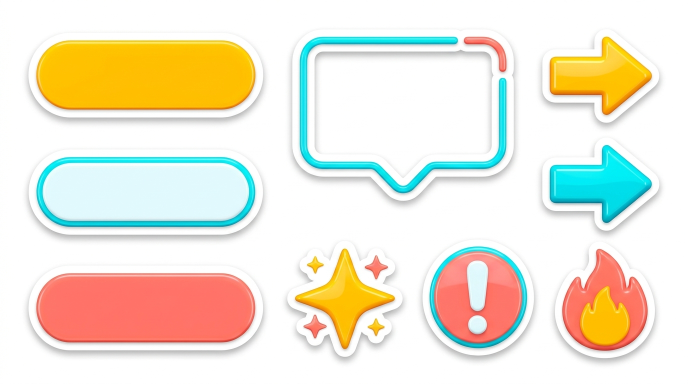
#> input picture 02_Assets/capcut_3d_assets_sheet_master.jpg, 1376 x 768 px, found by its file name (shown at 1/2 size)
$ python slice_capcut_stickers.py
#> lines starting #> are read from the running program, lines starting #| are printed output that depends on the picture
"""
Script to slice, background-remove, and catalog 3D CapCut-style sticker elements.
"""
from pathlib import Path
from PIL import Image
import numpy as np
import cv2
import rembg

BASE_DIR = Path(__file__).resolve().parent.parent
ASSETS_DIR = BASE_DIR / "02_Assets"
STICKERS_DIR = ASSETS_DIR / "Stickers_Memes"

STICKERS_DIR.mkdir(parents=True, exist_ok=True)

def process_sticker_sheet(sheet_path: Path):
    img = Image.open(sheet_path)
#> img is the input picture: PIL image 1376x768 RGB; mean R, G, B 237.7, 230.7, 213.8
    boxes = {
        'plate_banner_yellow_3d': (20, 30, 560, 260),
        'plate_banner_cyan_3d': (20, 260, 560, 480),
        'plate_banner_coral_3d': (20, 480, 560, 740),
        'frame_tech_callout_3d': (550, 30, 1050, 420),
        'arrow_pointer_yellow_3d': (1050, 30, 1360, 260),
        'arrow_pointer_cyan_3d': (1050, 260, 1360, 480),
        'accent_sparkle_star_3d': (550, 420, 810, 740),
        'badge_exclamation_alert_3d': (810, 420, 1070, 740),
        'icon_fire_hot_deal_3d': (1070, 480, 1360, 750),
    }

    for name, box in boxes.items():
        cropped = img.crop(box)
        nobg = rembg.remove(cropped)
        bbox = nobg.getbbox()
        if bbox:
            nobg = nobg.crop(bbox)
        out_path = STICKERS_DIR / f"{name}.png"
        nobg.save(out_path)
        print(f"Saved: {out_path} ({nobg.size})")

        # Create hollow variant for the frame
        if name == 'frame_tech_callout_3d':
            arr = np.array(nobg.convert('RGBA'))
            mask = np.zeros((arr.shape[0] + 2, arr.shape[1] + 2), np.uint8)
            rgb = cv2.cvtColor(arr[:, :, :3], cv2.COLOR_RGB2BGR)
            cv2.floodFill(rgb, mask, (arr.shape[1]//2, arr.shape[0]//2), (0, 0, 0), loDiff=(15, 15, 15), upDiff=(15, 15, 15))
            interior_mask = mask[1:-1, 1:-1] > 0
            arr_hollow = arr.copy()
            arr_hollow[interior_mask, 3] = 0
            hollow_im = Image.fromarray(arr_hollow)
            hollow_path = STICKERS_DIR / "frame_tech_callout_hollow_3d.png"
            hollow_im.save(hollow_path)
            print(f"Saved: {hollow_path} ({hollow_im.size})")
#> this loop made 1 pass
#> pass 1, in process_sticker_sheet, `cropped = img.crop(box)`:
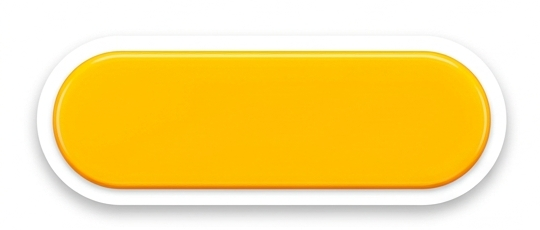
#> cropped: PIL image 540x230 RGB; mean R, G, B 250.2, 222.1, 137.2

if __name__ == "__main__":
    import sys
    if len(sys.argv) > 1:
        process_sticker_sheet(Path(sys.argv[1]))
    else:
        master = STICKERS_DIR / "capcut_3d_assets_sheet_master.jpg"
        if master.exists():
            process_sticker_sheet(master)
#> (the call stopped at in process_sticker_sheet, `nobg = rembg.remove(cropped)`: rembg is not available in this run)
        else:
            print("Usage: python tools/slice_capcut_stickers.py <path_to_sheet.jpg>")

$ run again, with 02_Assets/Stickers_Memes/arrow_pointer_cyan_3d.png saved as 02_Assets/capcut_3d_assets_sheet_master.jpg
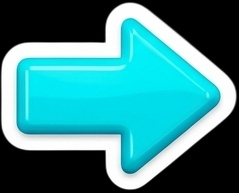
#> input picture 02_Assets/Stickers_Memes/arrow_pointer_cyan_3d.png, 239 x 193 px, found by its file name
#> in process_sticker_sheet, img is the input picture: PIL image 239x193 RGB; mean R, G, B 57.6, 135.5, 139.5
#> the loop in process_sticker_sheet, `for name, box in boxes.items():` made 1 pass
#> pass 1, in process_sticker_sheet, `cropped = img.crop(box)`:
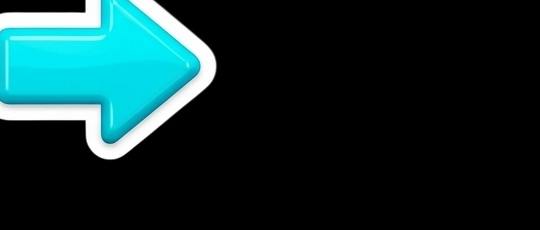
#> cropped: PIL image 540x230 RGB; mean R, G, B 16.3, 44.5, 46
